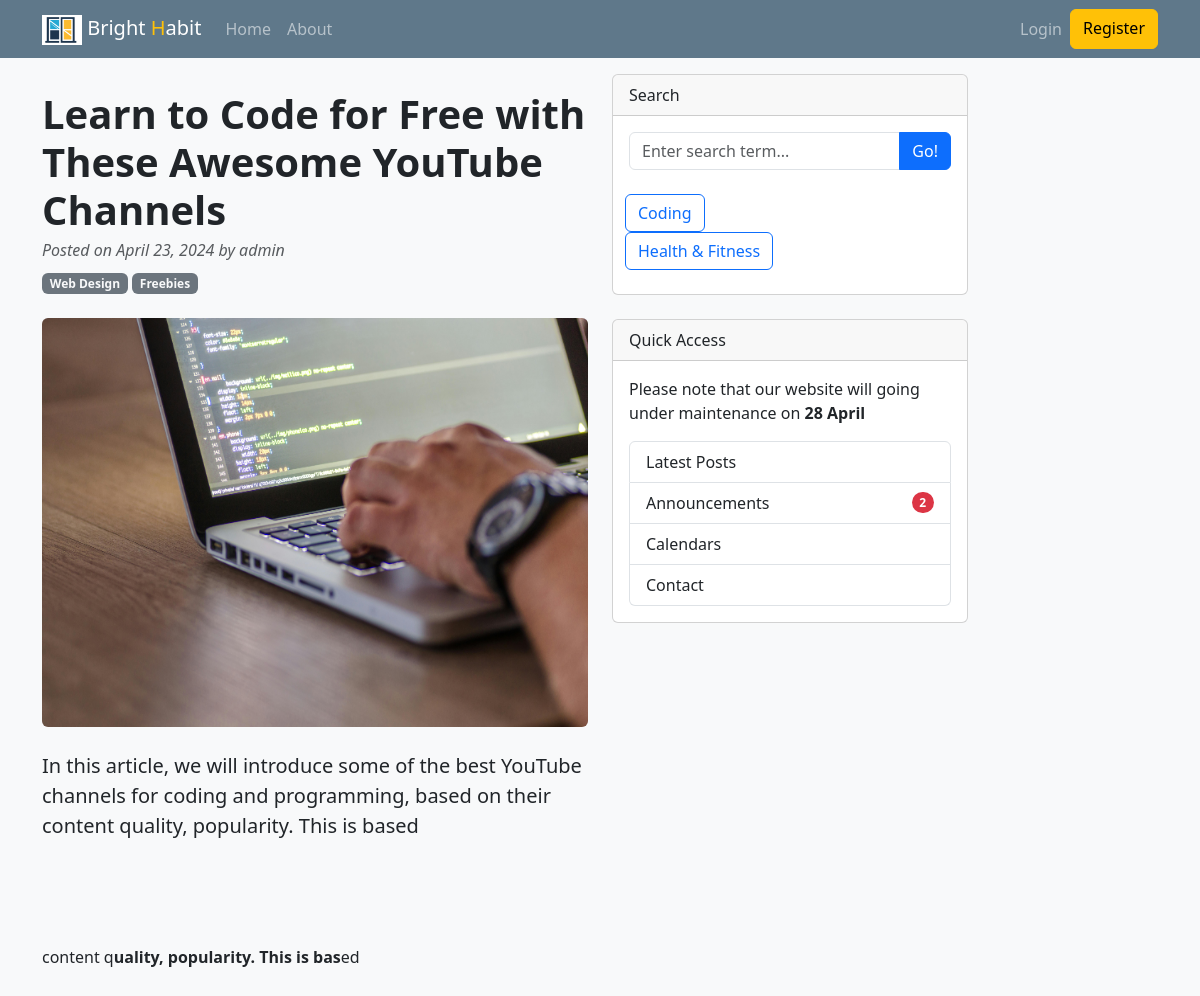
/post/1, run on the app's committed database.
### blog/models.py (models this page shows, shortened)
class Post(models.Model):
    title = models.CharField(max_length=100)
    body = RichTextField(blank=True, null=True)
    date_posted = models.DateTimeField(default=timezone.now)
    author = models.ForeignKey(User, on_delete=models.CASCADE)
    image = models.ImageField(null=True, blank=True, upload_to='images/')
    tags = models.ManyToManyField(Tag, blank=True, related_name='tags')
    search_fields = ('title', 'body', 'author')
    @property
    def get_content(self):
        return self.__clean_text(self.body)
    def __clean_text(self, text):
        return mark_safe(text
                         .removeprefix('<pre>')
                         .removesuffix('</pre>'))

### blog/views.py (the view)
# urls.py: path('post/<int:pk>', PostDetailView.as_view(), name=name('detail')),
class PostDetailView(DetailView):
    model = Post
    context_object_name = 'post'
    template_name = 'blog/detail.html'

### blog/templates/blog/detail.html (shortened to what this page needs)
{% extends 'base.html' %}
{% load humanize %}
{% block content %}
    <article>
        <header class="mb-4">
            <h1 class="fw-bolder mb-1">{{ post.title }}</h1>
            <div class="text-muted fst-italic mb-2">Posted on {{ post.date_posted|date }}
                by {{ post.author.username }}
            </div>
            <a class="badge bg-secondary text-decoration-none link-light" href="#!">Web Design</a>
            <a class="badge bg-secondary text-decoration-none link-light" href="#!">Freebies</a>
        </header>
        {% if  post.image %}
            <figure class="mb-4">
                <div class="ratio ratio-4x3">
                    <img class="img-fluid rounded"
                            {% if  post.image %}
                         src="{{ post.image.url }}"
                            {% endif %}
                         alt="article image"/>
                </div>
            </figure>
        {% endif %}
        <section class="mb-5">
            <p class="fs-5 mb-4">{{ post.get_content }}</p>
        </section>
    </article>
{% endblock %}

### data on the page
Post: title "Learn to Code for Free with These Awesome YouTube Channels", date_posted "April 23, 2024", author.username "admin", image (picture), get_content "In this article, we will introduce some of the best YouTube channels for coding and programming, based on their content quality, popularity. This is based content q uality, popularity. This is bas ed"
